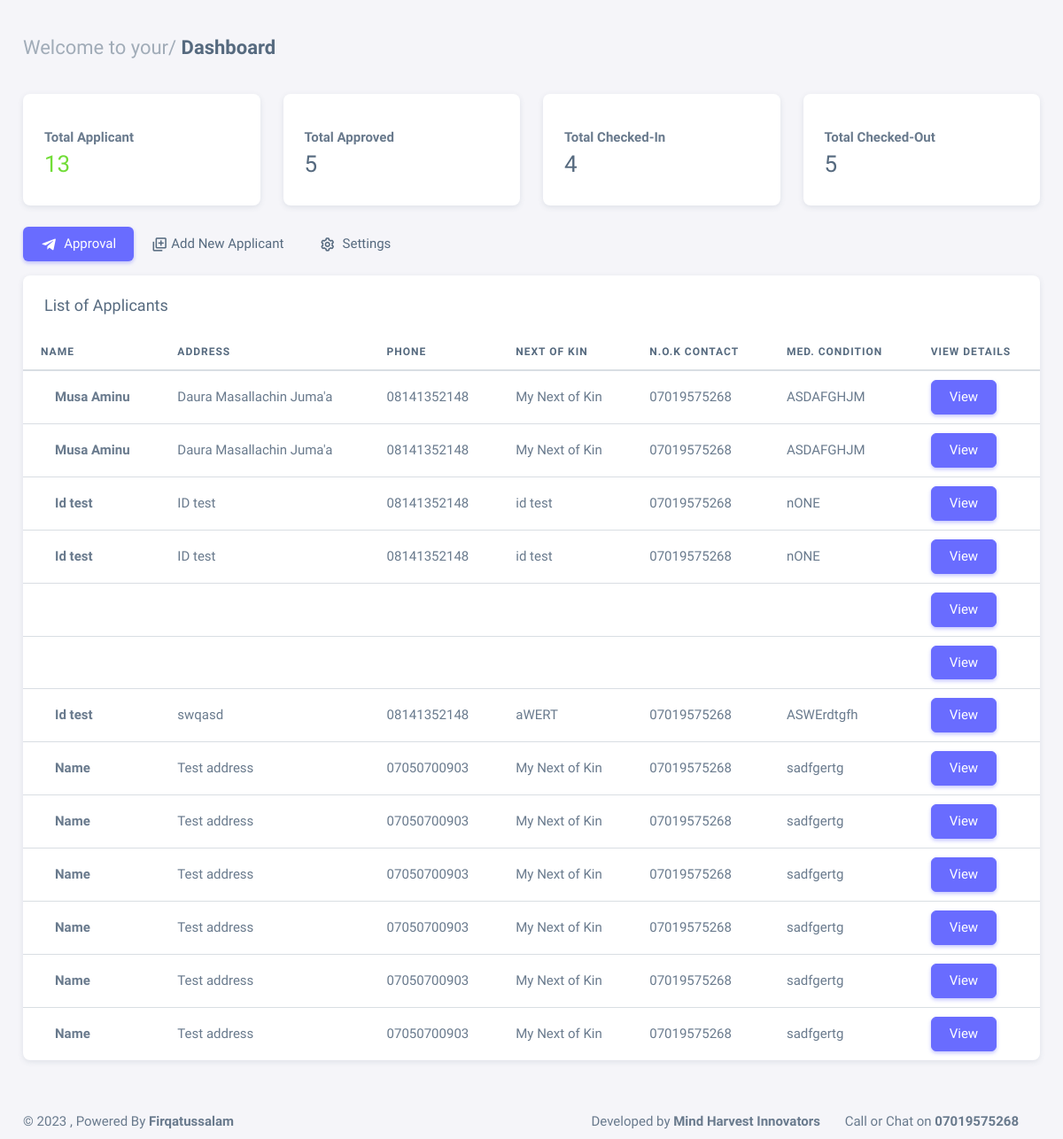
Page /mosque_dashboard (signed in) on the earlier database version.
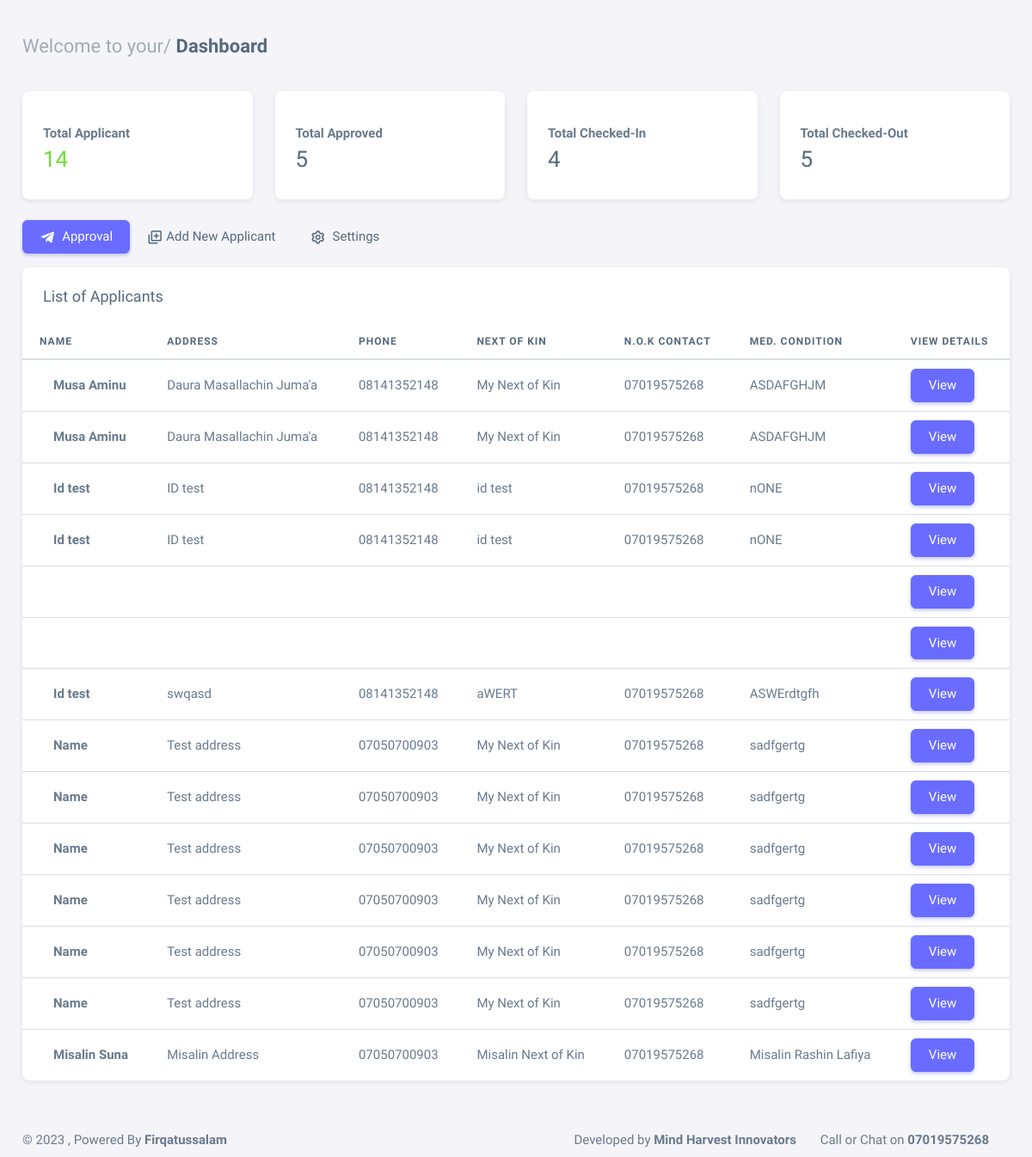
Same page on the later database version.
### itikaf/models.py (models this page shows, shortened)
class Applicant(models.Model):
    mosque = models.ForeignKey(Mosque, on_delete=models.CASCADE)
    name = models.CharField(max_length=100)
    age = models.CharField(max_length=2)
    address = models.CharField(max_length=300)
    phone = models.CharField(max_length=20)
    next_of_kin_name = models.CharField(max_length=100)
    next_of_kin_phone = models.CharField(max_length=20)
    medical_condition = models.TextField(blank=True)
    start_date = models.CharField(max_length=20)
    end_date = models.CharField(max_length=20)
    id_type = models.CharField(max_length=50)
    id_card_no = models.CharField(max_length=20)
    id_image = models.ImageField(null=True, blank=True, upload_to="id_images/")
    photo = models.ImageField(null=True, blank=True, upload_to="profile_images/")
    added_by = models.ForeignKey(MosqueAdmin, on_delete=models.SET_NULL, null=True)

### itikaf/views.py (the view)
# urls.py: path('mosque_dashboard', views.mosque_dashboard, name='mosque_dashboard'),
@login_required
def mosque_dashboard(request):
    mosque_admin = get_object_or_404(MosqueAdmin, user=request.user)
    mosque = mosque_admin.mosque
    list_applicants = Applicant.objects.filter(mosque=mosque)
    total_applicants = list_applicants.count()
    num_applicants_with_approval = Applicant.objects.filter(mosque=mosque, approval__isnull=False).distinct().count()
    num_applicants_with_checkin = Applicant.objects.filter(mosque=mosque, checkin__isnull=False).distinct().count()
    num_applicants_with_checkout = Applicant.objects.filter(mosque=mosque, checkout__isnull=False).distinct().count()
    context = {
        'list_applicants': list_applicants,
        'mosque':mosque,
        'total_applicants': total_applicants,
        'num_applicants_with_approval': num_applicants_with_approval,
        'num_applicants_with_checkin': num_applicants_with_checkin,
        'num_applicants_with_checkout': num_applicants_with_checkout,
    }
    return render(request, 'mosque_dashboard.html', context)

### itikaf/templates/mosque_dashboard.html (shortened to what this page needs)
{% extends 'base.html' %}
{% block content %}
<div class="content-wrapper">
    {% include 'data.html' %}
    <div class="row">
        <div class="col-md-12">
            <ul class="nav nav-pills flex-column flex-md-row mb-3">
                <li class="nav-item">
                    <a class="nav-link active" href="javascript:void(0);"><i class="bx bxl-telegram me-1"></i>
                        Approval</a>
                </li>
                <li class="nav-item">
                    <a class="nav-link" href="{% url 'new_applicant' %}"><i class='bx bx-add-to-queue'></i> Add New
                        Applicant</a>
                </li>
                <li class="nav-item">
                    <a class="nav-link" href="{% url 'profile' %}"><i class="bx bx-cog me-1"></i> Settings </a>
                </li>
            </ul>
            <div class="card mb-4">
                <h5 class="card-header">List of Applicants</h5>
                <div class="table-responsive text-nowrap">
                    <table class="table">
                        <thead>
                            <tr>
                                <th>Name</th>
                                <th>Address</th>
                                <th>Phone</th>
                                <th>Next of Kin</th>
                                <th>N.O.K Contact</th>
                                <th>Med. Condition</th>
                                <th>View Details</th>
                            </tr>
                        </thead>
                        <tbody class="table-border-bottom-0">
                            {% for l in list_applicants %}
                            <tr>
                                <td> <strong>{{l.name}}</strong>
                                </td>
                                <td>{{l.address}}</td>
                                <td>{{l.phone}}</td>
                                <td>{{l.next_of_kin_name}}</td>
                                <td>{{l.next_of_kin_phone}}</td>
                                <td>{{l.medical_condition}}</td>
                                <td>
                                    <a href="{% url 'applicant_info' l.id %}" class="btn btn-primary me-2">View</a>
                                </td>
                            </tr>
                            {% endfor %}
                        </tbody>
                    </table>
                </div>
            </div>
        </div>
    </div>
</div>
</div>
{% endblock content%}

Differences in the rows shown:
added Applicant: name "Misalin Suna", address "Misalin Address", phone "07050700903", next_of_kin_name "Misalin Next of Kin", next_of_kin_phone "07019575268", medical_condition "Misalin Rashin Lafiya"
Other differences:
{{ total_applicants }}: "13" → "14"
